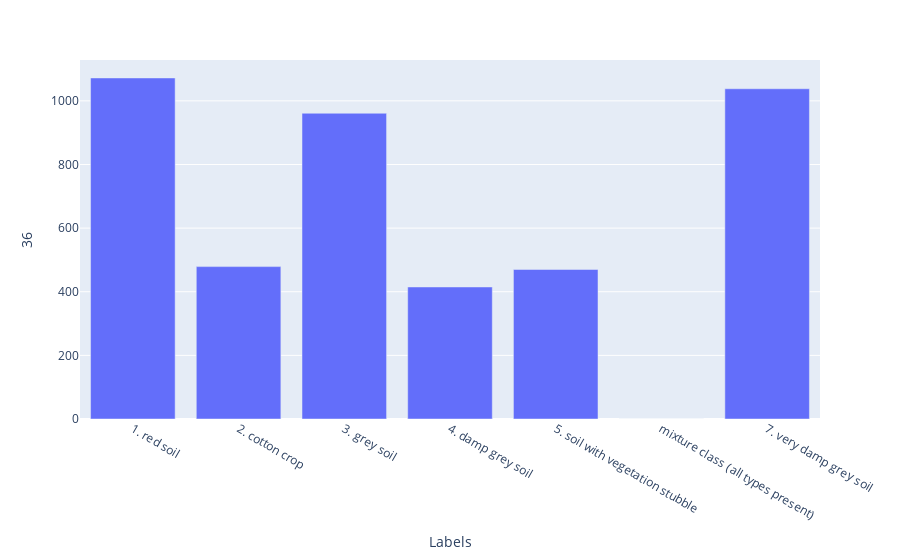

The notebook cell this image was saved under:
### Markdown cell above
Tout d'abord en regardant les labels, et le nombre dans chaque classe, on se rend compte que elles ne sont pas bien répartis ce qui peut poser plusieurs problèmes
- L'accuracy n'est pas une bonne metrics pour vérifier notre classification 

Nous allons donc utiliser d'autres metrics pour vérifier la prédiction de notre algortihme 
- confusion matrix 
- score F1 (qui est une moyenne de la précision et du rappel) 
- ROC curve

### Code cell
def plot(df):
    index = count = df.iloc[:,36].value_counts().index.to_list()
    count = df.iloc[:,36].value_counts().to_list()
    count.append(0)
    index.append(0)
    count_df = df.iloc[:,36].value_counts().to_frame()
    count_df.loc[6]= 0
    count_df.sort_index(inplace = True)
    bins_label = ["1. red soil","2. cotton crop","3. grey soil","4. damp grey soil","5. soil with vegetation stubble","mixture class (all types present)","7. very damp grey soil"]
    count_df["labels"] = bins_label

    fig = px.bar(count_df, x=bins_label, y=36, labels={'x':'Labels', 'y':'Count'})
    fig.show()
plot(df_train)

### Figure 1 — Plotly figure (JSON) as saved in the notebook; plotly's stock layout.template omitted (floating-point values rounded to 4 significant figures)
{"data": [{"alignmentgroup": "True", "hovertemplate": "Labels=%{x}<br>36=%{y}<extra></extra>", "legendgroup": "", "marker": {"color": "#636efa"}, "name": "", "offsetgroup": "", "orientation": "v", "showlegend": false, "textposition": "auto", "type": "bar", "x": ["1. red soil", "2. cotton crop", "3. grey soil", "4. damp grey soil", "5. soil with vegetation stubble", "mixture class (all types present)", "7. very damp grey soil"], "xaxis": "x", "y": [1072, 479, 961, 415, 470, 0, 1038], "yaxis": "y"}], "layout": {"barmode": "relative", "legend": {"tracegroupgap": 0}, "margin": {"t": 60}, "xaxis": {"anchor": "y", "domain": [0, 1], "title": {"text": "Labels"}}, "yaxis": {"anchor": "x", "domain": [0, 1], "title": {"text": "36"}}}}
